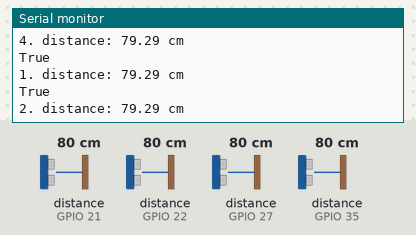
Simulated run of this sketch. Board: ESP32. Shown: the last lines printed to the serial monitor. Wiring (inferred from the names in the program): 4 × ultrasonic range finder: trigger GPIO 19, echo GPIO 21 / trigger GPIO 23, echo GPIO 22 / trigger GPIO 26, echo GPIO 27 / trigger GPIO 34, echo GPIO 35. The inputs (shaded band) are chosen by the test bench; at power-on: distance to the obstacle (sensors on GPIO 35, GPIO 21, GPIO 22, GPIO 27) 80 cm. The echo pulse lasts 58.3 µs per cm; WiFi joins after 1.5 s; servers stay silent unless stated.

Above: at 17.4 s.
17.5 s: distance to the obstacle (sensor on GPIO 35) set to 7 cm
At 18.2 s:
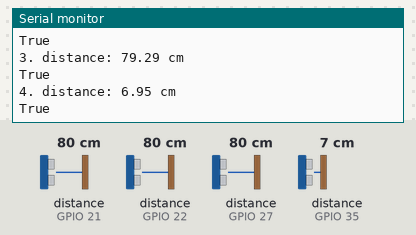
21.5 s: distance to the obstacle (sensor on GPIO 35) set to 4 cm
At 25.4 s:
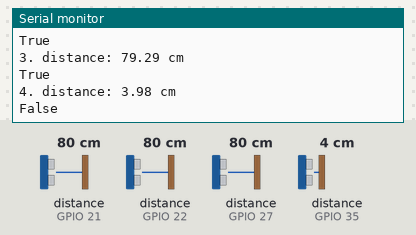
Timing chart, 0 to 26.9 s (numbered marks = the images above; inputs shaded):
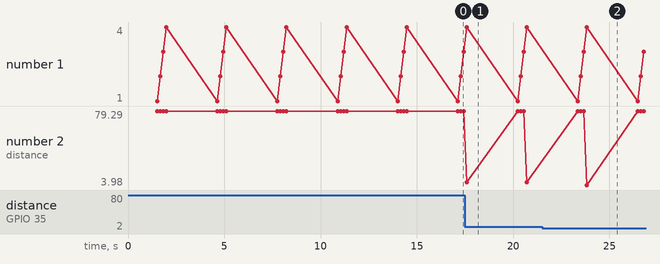

The sketch:

ultrasonic.ino
```cpp
#include <WiFi.h>
#include <Firebase_ESP_Client.h>

#include "addons/TokenHelper.h"
#include "addons/RTDBHelper.h"

// WiFi credentials
#define wifi_ssid "YOUR_WIFI_SSID"
#define wifi_password "YOUR_WIFI_PASSWORD"

#define API_KEY "YOUR_API_KEY"
#define DATABASE_URL "YOUR_DATABASE_URL"

FirebaseData fbdo;
FirebaseAuth auth;
FirebaseConfig config;

// Ultrasonic sensor pins
const int ULTRASONIC_TRIG_PIN[] = {23, 19, 26, 34};
const int ULTRASONIC_ECHO_PIN[] = {22, 21, 27, 35};
const float DISTANCE_THRESHOLD = 5.0;  // Distance threshold in cm

void setup_wifi(){
  delay(10);
  WiFi.begin(wifi_ssid, wifi_password);
  while (WiFi.status() != WL_CONNECTED){
    Serial.println("WiFi reconnecting...");
    delay(500);
  }
  Serial.println("WiFi connected.");
}

void initializeFirebase() {
  config.api_key = API_KEY;
  config.database_url = DATABASE_URL;

  if (Firebase.signUp(&config, &auth, "", "")) {
    Serial.println("ok");
  } else {
    Serial.printf("Error 404");
    Serial.printf("%s\n", config.signer.signupError.message.c_str());
  }

  Serial.println("ok1");
  config.token_status_callback = tokenStatusCallback; // Assign the callback function for the long running token generation task, see addons/TokenHelper.h
  Serial.println("ok2");

 // here got error
  Firebase.begin(&config, &auth);
  Serial.println("ok3");
  Firebase.reconnectWiFi(true);
  Serial.println("ok4");
}

void setup(){
  Serial.begin(115200);
  setup_wifi();
  initializeFirebase();
  for(int i = 0; i < 4; i++){
    pinMode(ULTRASONIC_TRIG_PIN[i], OUTPUT);
    pinMode(ULTRASONIC_ECHO_PIN[i], INPUT);
  }

}

void readUltrasonic(){
  float duration_us[4], distance_cm[4];
  String slot[] = {"Slot_1", "Slot_2", "Slot_3", "Slot_4"};

  // Get distance for each slot
  for (int i = 0; i < 4; i++){
    digitalWrite(ULTRASONIC_TRIG_PIN[i], HIGH);
    delayMicroseconds(10);
    digitalWrite(ULTRASONIC_TRIG_PIN[i], LOW);

    duration_us[i] = pulseIn(ULTRASONIC_ECHO_PIN[i], HIGH);
    distance_cm[i] = 0.017 * duration_us[i];

    Serial.print(i+1);
    Serial.print(". distance: ");
    Serial.print(distance_cm[i]);
    Serial.println(" cm");

    String path = "/Carpark/" + slot[i];
    if (distance_cm[i] >= DISTANCE_THRESHOLD){

     Firebase.RTDB.setBool(&fbdo, path, true);
     Serial.println("True");

    } else {

      Firebase.RTDB.setBool(&fbdo, path, false);
      Serial.println("False");
    }
  }
}

void loop(){
  readUltrasonic();
  delay(2500); // Delay of 2.5 second between reads
}
```

Measured:
- the behaviour switches between 6 and 5 cm on distance to the obstacle (sensor on GPIO 35) (found by bisection; images 1 and 2)
- after the input at 17.5 s, the serial monitor: prints a new line after 0.09 s (image 1)
- after the input at 21.5 s, the serial monitor: prints a new line after 2.3 s (image 2)
- plotted number 2: 79.29 → 6.95 after the input at 17.5 s, 6.95 → 3.98 after the input at 21.5 s
